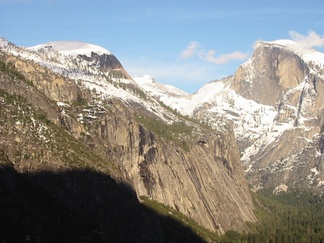
#> input picture lab1/images/1/yosemite1.jpg, 324 x 243 px, shrunk from 640 x 480 before the run
$ python _connect.py
#> lines starting #> are read from the running program, lines starting #| are printed output that depends on the picture; after the words box and inside, x2 and y2 are one past the last pixel; in counts of white or black regions, pixels touching at a corner belong together
### lab1/src/harris.py
import cv2
import numpy as np


def harris_corner_detection(gray, block_size=3, ksize=3, k=0.04):
    """
    手动实现 Harris 角点检测
    参数:
        gray: 灰度图像，类型 float32
        block_size: 用于加权求和的窗口大小（这里作为高斯滤波核大小的一部分）
        ksize: Sobel 算子核大小
        k: Harris 算子中的经验系数
    返回:
        R: 角点响应图，类型 float32
    """
    # 定义 Sobel 滤波核
    sobel_x = np.array([[-1, 0, 1], [-2, 0, 2], [-1, 0, 1]], dtype=np.float32)
    sobel_y = np.array([[-1, -2, -1], [0, 0, 0], [1, 2, 1]], dtype=np.float32)

    # 计算梯度
    Ix = cv2.filter2D(gray, -1, sobel_x)
    Iy = cv2.filter2D(gray, -1, sobel_y)

    # 计算梯度的二次项
    Ixx = Ix**2
    Iyy = Iy**2
    Ixy = Ix * Iy

    # 利用高斯滤波器对二次项平滑
    Sxx = cv2.GaussianBlur(Ixx, (block_size, block_size), sigmaX=1)
    Syy = cv2.GaussianBlur(Iyy, (block_size, block_size), sigmaX=1)
    Sxy = cv2.GaussianBlur(Ixy, (block_size, block_size), sigmaX=1)

    # 计算角点响应 R = det(M) - k * trace(M)^2
    detM = Sxx * Syy - Sxy**2
    traceM = Sxx + Syy
    R = detM - k * (traceM**2)

    return R


def non_maximum_suppression(R, threshold_ratio=0.01, window_size=3):
    """
    对角点响应图进行阈值处理和非极大值抑制
    参数:
        R: 角点响应图
        threshold_ratio: 使用 R 最大值的比例作为阈值
        window_size: 非极大值抑制时邻域的尺寸
    返回:
        corners: 一个二值图像，值为 True 的位置为角点
    """
    threshold = threshold_ratio * R.max()
    R_threshold = (R > threshold) * R
    dilated = cv2.dilate(R_threshold, np.ones((window_size, window_size), np.uint8))
    corners = (R_threshold == dilated) & (R_threshold > 0)
    return corners


def extract_harris_keypoints(img_gray_float, threshold_ratio=0.01):
    """
    利用 Harris 角点检测提取关键点，并转换为 cv2.KeyPoint 列表
    参数:
        img_gray_float: 灰度图，float32 类型
        threshold_ratio: Harris 角点响应的阈值比例
    返回:
        keypoints: cv2.KeyPoint 列表
    """
    R = harris_corner_detection(img_gray_float)
    corners = non_maximum_suppression(R, threshold_ratio=threshold_ratio)
    # np.nonzero 返回 (y, x) 坐标
    y_coords, x_coords = np.nonzero(corners)
    keypoints = [
        cv2.KeyPoint(float(x), float(y), 6) for x, y in zip(x_coords, y_coords)
    ]
    return keypoints

### lab1/src/sift.py
import cv2


def compute_sift_descriptors(gray_uint8, keypoints):
    """
    对给定的关键点使用 SIFT 描述子进行描述
    参数:
        gray_uint8: 8位灰度图
        keypoints: cv2.KeyPoint 列表
    返回:
        keypoints, descriptors
    """
    sift = cv2.SIFT_create()
    keypoints, descriptors = sift.compute(gray_uint8, keypoints)
    return keypoints, descriptors

### lab1/src/_connect.py
import os
import cv2
import numpy as np

# 导入之前的模块
import harris
import sift
import os

BASE_DIR = os.path.dirname(os.path.dirname(os.path.abspath(__file__)))
# hog 和 ransac 模块在本例中不做修改，如有需要可保留
# import hog
# import ransac


def auto_crop(image):
    """
    自动裁剪掉图像中全黑（背景）区域
    """
    gray = cv2.cvtColor(image, cv2.COLOR_BGR2GRAY)
    # 非零区域设为白（255）
    _, thresh = cv2.threshold(gray, 1, 255, cv2.THRESH_BINARY)
    contours, _ = cv2.findContours(thresh, cv2.RETR_EXTERNAL, cv2.CHAIN_APPROX_SIMPLE)
    if not contours:
        return image
    cnt = max(contours, key=cv2.contourArea)
    x, y, w, h = cv2.boundingRect(cnt)
    cropped = image[y : y + h, x : x + w]
    return cropped


def stitch_multiple_images(image_paths, output_path):
    """
    1. 从 image_paths 中依次读取图像，以第一幅图为基准，
       依次计算每幅图到基准图的累积单应性矩阵。
    2. 根据所有变换后图像的角点确定公共画布大小与平移量。
    3. 将各幅图按照其累积变换投影到公共画布上，并进行简单融合，
       最后自动裁剪黑色区域，并保存结果到 output_path。
    """
#> called with output_path = 'lab1/results/1/yosemite_stitching.png'
    # 依次读取各幅图像
    images = []
    for path in image_paths:
        img = cv2.imread(path)
#> img is the input picture: shape (243, 324, 3); mean B, G, R 135.4, 139.3, 139.5
        if img is None:
            print(f"无法加载图像: {path}")
            return
        images.append(img)

    num_images = len(images)
    # cum_H_list[i] 表示第 i 幅图（i=0为基准）到基准图（第0幅图）的变换矩阵
    cum_H_list = [np.eye(3)]

    # 依次计算第 i 图（i>=1）到第 i-1 图之间的单应矩阵，然后累积转换
    for i in range(1, num_images):
        img_prev = images[i - 1]
        img_curr = images[i]
        # 转换为灰度图，供 Harris 与 SIFT 使用
        gray_prev = cv2.cvtColor(img_prev, cv2.COLOR_BGR2GRAY)
        gray_curr = cv2.cvtColor(img_curr, cv2.COLOR_BGR2GRAY)

        # 利用 Harris 角点检测提取候选关键点
        harris_kp_prev = harris.extract_harris_keypoints(
            np.float32(gray_prev), threshold_ratio=0.01
        )
        harris_kp_curr = harris.extract_harris_keypoints(
            np.float32(gray_curr), threshold_ratio=0.01
        )

        # 用 SIFT 对候选关键点计算描述子
        kp_prev, des_prev = sift.compute_sift_descriptors(gray_prev, harris_kp_prev)
        kp_curr, des_curr = sift.compute_sift_descriptors(gray_curr, harris_kp_curr)

        if des_prev is None or des_curr is None:
            print("描述子计算失败")
            return

        # 使用 BFMatcher（交叉验证）进行匹配
        bf = cv2.BFMatcher(cv2.NORM_L2, crossCheck=True)
        matches = bf.match(des_prev, des_curr)
        matches = sorted(matches, key=lambda x: x.distance)
        if len(matches) < 4:
            print("匹配点不足，无法计算单应性")
            return

        # 构造匹配点对；注意 findHomography 的参数顺序为：将当前图像点转换到上一图像坐标系
        pts_prev = np.float32([kp_prev[m.queryIdx].pt for m in matches]).reshape(
            -1, 1, 2
        )
        pts_curr = np.float32([kp_curr[m.trainIdx].pt for m in matches]).reshape(
            -1, 1, 2
        )
        H, mask = cv2.findHomography(pts_curr, pts_prev, cv2.RANSAC, 5.0)
        if H is None:
            print("无法求解单应性矩阵")
            return
        # 累积变换：从当前图到基准图 = (从上一图到基准图) * (从当前图到上一图)
        cum_H = np.dot(cum_H_list[-1], H)
        cum_H_list.append(cum_H)
        print(f"第 {i+1} 张图与前一图匹配完成")
#> this loop made 3 passes
#> pass 1, in harris_corner_detection, `Iy = cv2.filter2D(gray, -1, sobel_y)`:
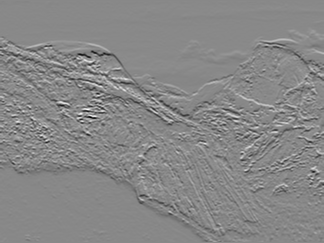
#> Iy: shape (243, 324) float32; min -726, max 632, mean -4.5; drawn with min black and max white
#> after the loop:
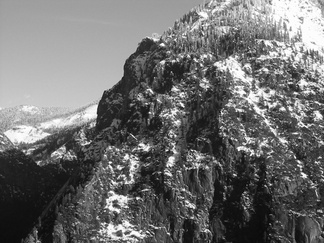
#> gray_curr: shape (243, 324); min 2, max 255, mean 110.9
#> after the loop:
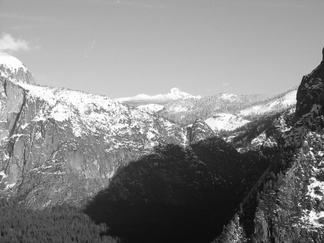
#> gray_prev: shape (243, 324); min 7, max 255, mean 132.9
#> after the loop:
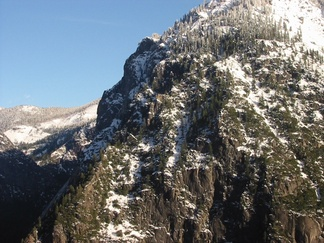
#> img_curr: shape (243, 324, 3); mean B, G, R 115.3, 112.1, 107

    # 计算所有图像在基准图坐标系下的角点位置，确定全局画布范围
    all_corners = []
    for i, img in enumerate(images):
        h, w = img.shape[:2]
        pts = np.float32([[0, 0], [0, h], [w, h], [w, 0]]).reshape(-1, 1, 2)
        pts_trans = cv2.perspectiveTransform(pts, cum_H_list[i])
        all_corners.append(pts_trans)
    all_corners = np.concatenate(all_corners, axis=0)
    [xmin, ymin] = np.int32(all_corners.min(axis=0).ravel() - 0.5)
    [xmax, ymax] = np.int32(all_corners.max(axis=0).ravel() + 0.5)

    # 构造平移矩阵：将所有图像平移使其全部位于正坐标区域
    translation = np.array([[1, 0, -xmin], [0, 1, -ymin], [0, 0, 1]], dtype=np.float32)
    canvas_width = xmax - xmin
    canvas_height = ymax - ymin

    # 建立黑色画布，尺寸为全局范围
    panorama = np.zeros((canvas_height, canvas_width, 3), dtype=np.uint8)

    # 将各幅图像投影到全局画布中（依次叠加）
    for i, img in enumerate(images):
        warped = cv2.warpPerspective(
            img, translation.dot(cum_H_list[i]), (canvas_width, canvas_height)
        )
        # 简单叠加：非黑像素覆盖
        mask = (warped > 0).sum(axis=2) > 0  # 找到非黑区域
        panorama[mask] = warped[mask]
#> this loop made 4 passes
#> pass 1, in stitch_multiple_images, `mask = (warped > 0).sum(axis=2) > 0`:
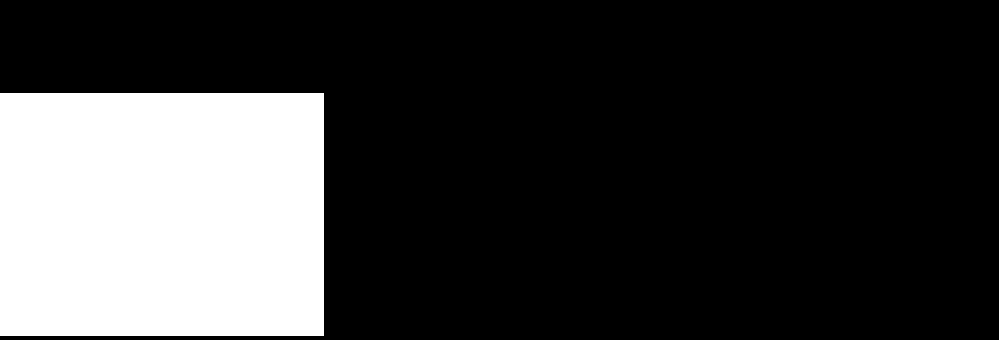
#> mask: shape (340, 999) bool; 23.2% white; 1 white region, box (x1, y1, x2, y2) and area: (0, 93, 324, 336) 78732
#> after the loop:
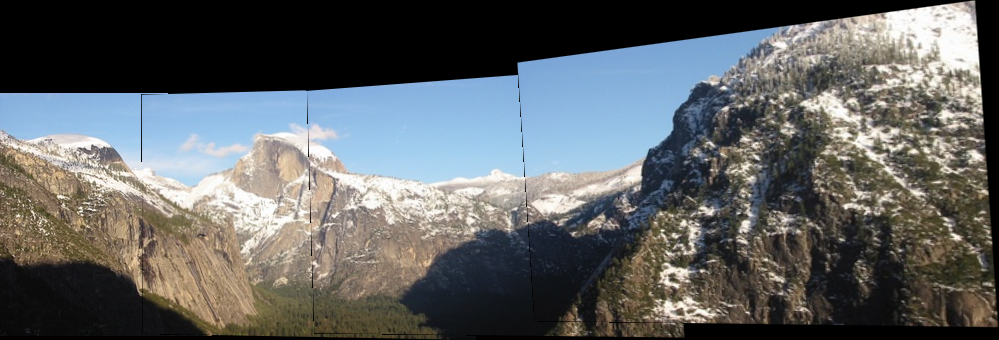
#> panorama: shape (340, 999, 3); mean B, G, R 99.1, 98.3, 95.5

    # 自动裁剪掉依然存在的黑边
    panorama = auto_crop(panorama)
#> in auto_crop, `_, thresh = cv2.threshold(gray, 1, 255, cv2.THRESH_BINARY)`:
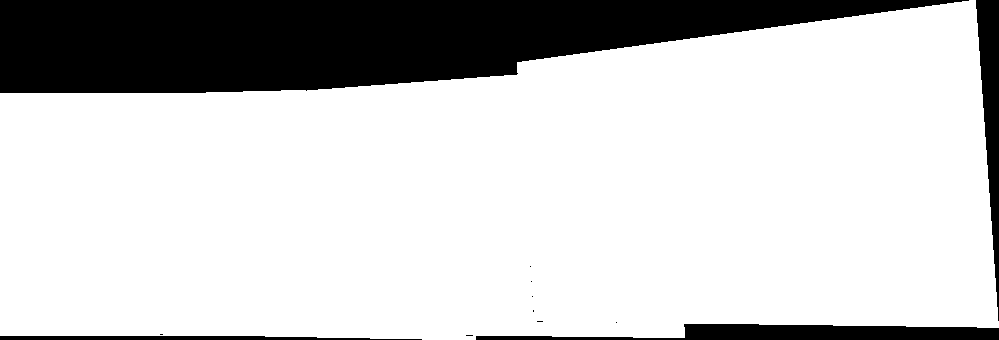
#> thresh: shape (340, 999); 79.3% white; 12 black regions (8 under 20 px)
#> in auto_crop, `contours, _ = cv2.findContours(thresh, cv2.RETR_EXTERNAL, cv2.CHAIN_AP..`: contours = 1 contour; box (x1, y1, x2, y2) and area: (0, 0, 999, 340) 268224
#> in auto_crop, `cnt = max(contours, key=cv2.contourArea)`: cnt = contour of 245 points, box (x1, y1, x2, y2) (0, 0, 999, 340), area 268224
#> in auto_crop, `x, y, w, h = cv2.boundingRect(cnt)`: x = 0; w = 999; h = 340

    os.makedirs(os.path.dirname(output_path), exist_ok=True)
    cv2.imwrite(output_path, panorama)
    print(f"多图拼接完成，结果已保存至 {output_path}")


def main():
    # 拼接 yosemite 系列图像
    yosemite_paths = [
        os.path.join(BASE_DIR, "images", "1", "yosemite1.jpg"),
        os.path.join(BASE_DIR, "images", "1", "yosemite2.jpg"),
        os.path.join(BASE_DIR, "images", "1", "yosemite3.jpg"),
        os.path.join(BASE_DIR, "images", "1", "yosemite4.jpg"),
    ]
    output_path = os.path.join(BASE_DIR, "results", "1", "yosemite_stitching.png")
    stitch_multiple_images(yosemite_paths, output_path)


if __name__ == "__main__":
    main()
